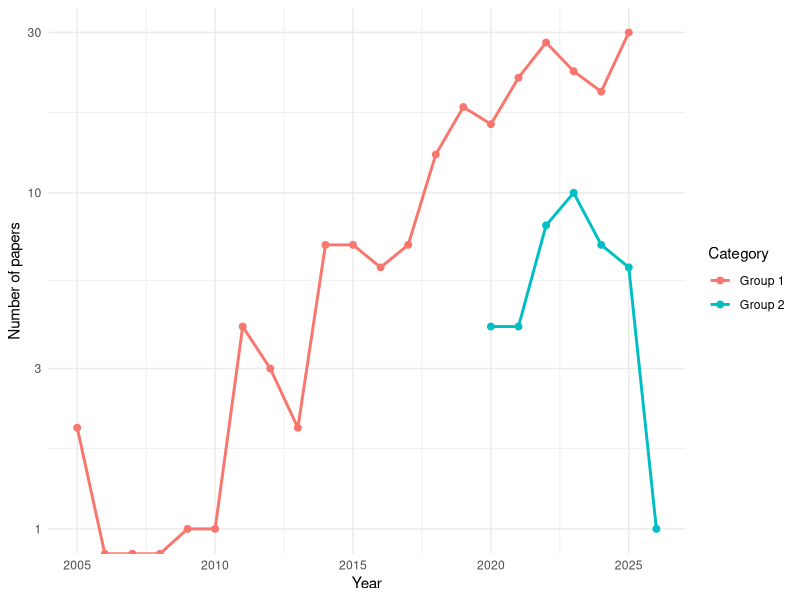
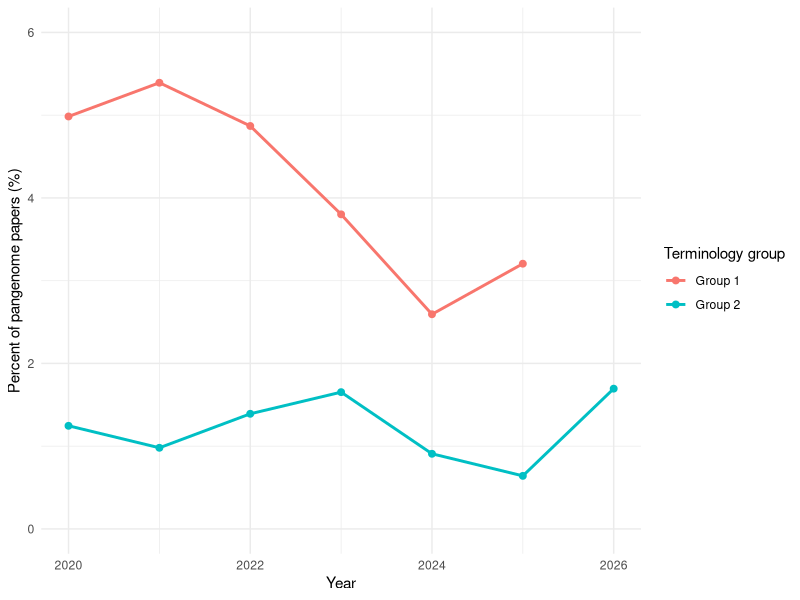
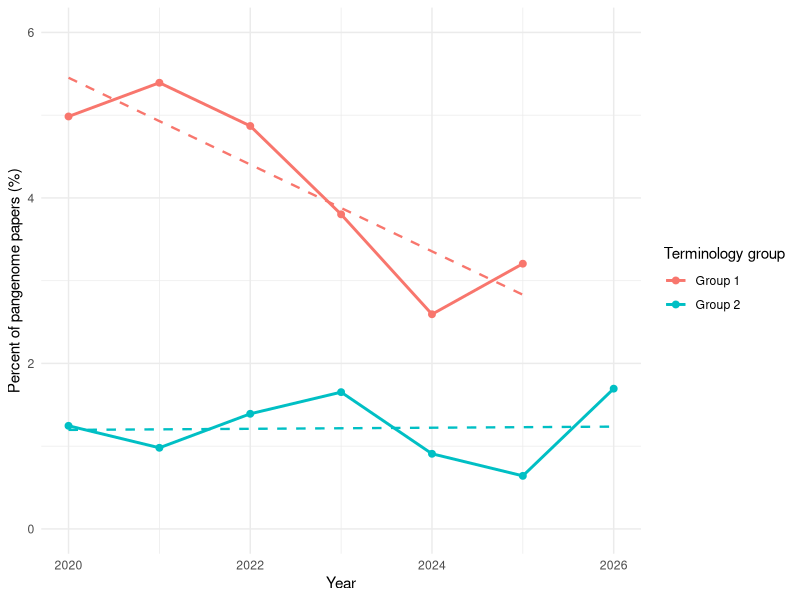
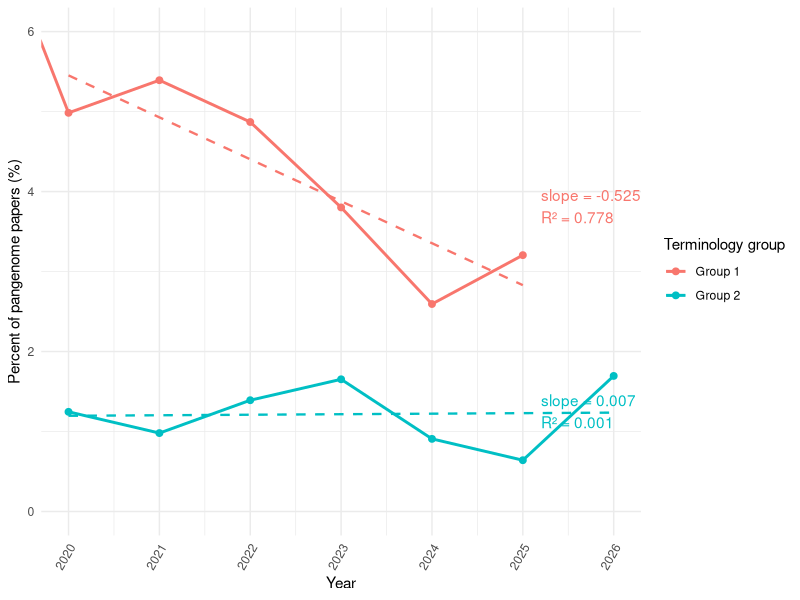

Recreate these plots in R, in order.
library(ggplot2)
library(dplyr)

txt <- "
Year\tCategory\tNumber Papers
2026\tPangenome\t59
2025\tPangenome\t936
2024\tPangenome\t771
2023\tPangenome\t605
2022\tPangenome\t575
2021\tPangenome\t408
2020\tPangenome\t321
2019\tPangenome\t228
2018\tPangenome\t176
2017\tPangenome\t156
2016\tPangenome\t108
2015\tPangenome\t101
2014\tPangenome\t86
2013\tPangenome\t63
2012\tPangenome\t51
2011\tPangenome\t48
2010\tPangenome\t36
2009\tPangenome\t28
2008\tPangenome\t7
2007\tPangenome\t9
2006\tPangenome\t6
2005\tPangenome\t4
2004\tPangenome\t0
2003\tPangenome\t2
2002\tPangenome\t0
2001\tPangenome\t0
2000\tPangenome\t0
1999\tPangenome\t0
1998\tPangenome\t0
1997\tPangenome\t0
1996\tPangenome\t0
1995\tPangenome\t0
1994\tPangenome\t0
1993\tPangenome\t0
1992\tPangenome\t0
1991\tPangenome\t0
1990\tPangenome\t0
1989\tPangenome\t0
1988\tPangenome\t0
1987\tPangenome\t0
1986\tPangenome\t0
1985\tPangenome\t0
1984\tPangenome\t0
1983\tPangenome\t0
1982\tPangenome\t1
2026\tGroup 2\t1
2025\tGroup 2\t6
2024\tGroup 2\t7
2023\tGroup 2\t10
2022\tGroup 2\t8
2021\tGroup 2\t4
2020\tGroup 2\t4
2025\tGroup 1\t30
2024\tGroup 1\t20
2023\tGroup 1\t23
2022\tGroup 1\t28
2021\tGroup 1\t22
2020\tGroup 1\t16
2019\tGroup 1\t18
2018\tGroup 1\t13
2017\tGroup 1\t7
2016\tGroup 1\t6
2015\tGroup 1\t7
2014\tGroup 1\t7
2013\tGroup 1\t2
2012\tGroup 1\t3
2011\tGroup 1\t4
2010\tGroup 1\t1
2009\tGroup 1\t1
2008\tGroup 1\t0
2007\tGroup 1\t0
2006\tGroup 1\t0
2005\tGroup 1\t2
"

data<-read.table(text=txt,header=T, sep = "\t", stringsAsFactors = FALSE)
head(data)

# Make sure types are correct
data$Year <- as.numeric(data$Year)
data$Category <- as.factor(data$Category)

table(data$Category)

ggplot(subset(data, Category != "Pangenome"),
       aes(x = Year, y = Number.Papers,
                 group = Category, color = Category)) +
  geom_line(linewidth = 1) +
  geom_point(size = 2) +
  theme_minimal() +
  scale_y_log10() +
  labs(x = "Year",
       y = "Number of papers",
       color = "Category")

# Denominator: total pangenome papers per year
denom <- data %>%
  filter(Category == "Pangenome") %>%
  select(Year, PangenomeTotal = Number.Papers)

# Numerator: terminology groups only, joined to the denominator
plot_pct <- data %>%
  filter(Category != "Pangenome") %>%
  left_join(denom, by = "Year") %>%
  mutate(Percent = 100 * Number.Papers / PangenomeTotal)

# Plot percentages
ggplot(plot_pct, aes(x = Year, y = Percent, group = Category, color = Category)) +
  geom_line(linewidth = 1) +
  geom_point(size = 2) +
  theme_minimal() +
  xlim(2020,2026) +
  ylim(0,6) +
  labs(x = "Year",
       y = "Percent of pangenome papers (%)",
       color = "Terminology group")       

#with linear regression line
ggplot(plot_pct, aes(x = Year, y = Percent, group = Category, color = Category)) +
  geom_line(linewidth = 1) +
  geom_point(size = 2) +
  geom_smooth(method = "lm", se = FALSE, linewidth = 0.8, linetype = "dashed") +
  theme_minimal() +
  xlim(2020, 2026) +
  ylim(0, 6) +
  labs(x = "Year",
       y = "Percent of pangenome papers (%)",
       color = "Terminology group")

plot_overlap <- plot_pct %>%
  filter(Year >= 2020, Year <= 2026)

lm_stats_overlap <- plot_overlap %>%
  group_by(Category) %>%
  do({
    fit <- lm(Percent ~ Year, data = .)
    data.frame(
      slope = coef(fit)[["Year"]],
      r2    = summary(fit)$r.squared
    )
  })

lm_stats_overlap

lm_stats_overlap_fmt <- lm_stats_overlap %>%
  mutate(
    slope = round(slope, 3),
    r2    = round(r2, 3)
  )

lm_stats_overlap_fmt

# --- Choose label positions (adjust if needed) ---
# Put labels near the right side, stacked by category
label_pos <- plot_pct %>%
  filter(Year == 2025) %>%
  group_by(Category) %>%
  summarise(y = max(Percent, na.rm = TRUE), .groups = "drop") %>%
  left_join(lm_stats_overlap, by = "Category") %>%   # lm_stats contains `label`
  mutate(
    x = 2025.2,
    y = pmin(y + 0.4, 5.8)
  )

label_pos <- label_pos %>%
  mutate(label = paste0("slope = ", round(slope, 3),
                        "\nR² = ", round(r2, 3)))
str(label_pos)


# --- Plot ---
ggplot(plot_pct, aes(x = Year, y = Percent,
                     group = Category, color = Category)) +
  geom_line(linewidth = 1) +
  geom_point(size = 2) +
  geom_smooth(
    data = plot_overlap,
    method = "lm",
    se = FALSE,
    linewidth = 0.8,
    linetype = "dashed"
  ) +
  geom_text(
    data = label_pos,
    aes(x = x, y = y, label = label, color = Category),
    inherit.aes = FALSE,
    hjust = 0, vjust = 0,
    show.legend = FALSE
  ) +
  scale_x_continuous(breaks = 2020:2026) +
  coord_cartesian(xlim = c(2020, 2026), ylim = c(0, 6)) +
  theme_minimal() +
  theme(axis.text.x = element_text(angle = 60, hjust = 1)) +
  labs(x = "Year",
       y = "Percent of pangenome papers (%)",
       color = "Terminology group")

